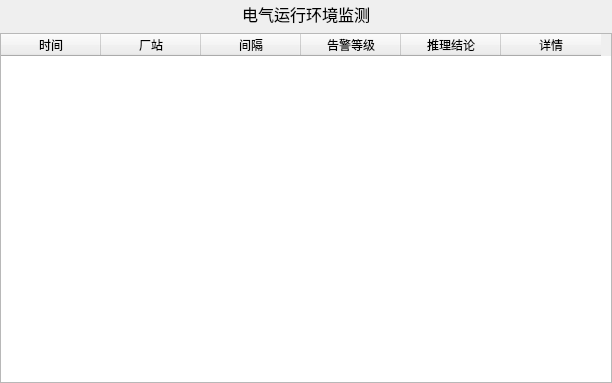
<?xml version="1.0" encoding="UTF-8"?>
<ui version="4.0">
 <class>ElectricRunCheck</class>
 <widget class="QWidget" name="ElectricRunCheck">
  <property name="geometry">
   <rect>
    <x>0</x>
    <y>0</y>
    <width>612</width>
    <height>383</height>
   </rect>
  </property>
  <property name="windowTitle">
   <string>Form</string>
  </property>
  <layout class="QGridLayout" name="gridLayout" rowstretch="1,13">
   <property name="margin">
    <number>0</number>
   </property>
   <item row="0" column="0">
    <widget class="QLabel" name="label">
     <property name="font">
      <font>
       <pointsize>12</pointsize>
      </font>
     </property>
     <property name="text">
      <string>电气运行环境监测</string>
     </property>
     <property name="alignment">
      <set>Qt::AlignCenter</set>
     </property>
    </widget>
   </item>
   <item row="1" column="0">
    <widget class="QTableWidget" name="tableWidget">
     <column>
      <property name="text">
       <string>时间</string>
      </property>
     </column>
     <column>
      <property name="text">
       <string>厂站</string>
      </property>
     </column>
     <column>
      <property name="text">
       <string>间隔</string>
      </property>
     </column>
     <column>
      <property name="text">
       <string>告警等级</string>
      </property>
     </column>
     <column>
      <property name="text">
       <string>推理结论</string>
      </property>
     </column>
     <column>
      <property name="text">
       <string>详情</string>
      </property>
     </column>
    </widget>
   </item>
  </layout>
 </widget>
 <resources/>
 <connections/>
</ui>
